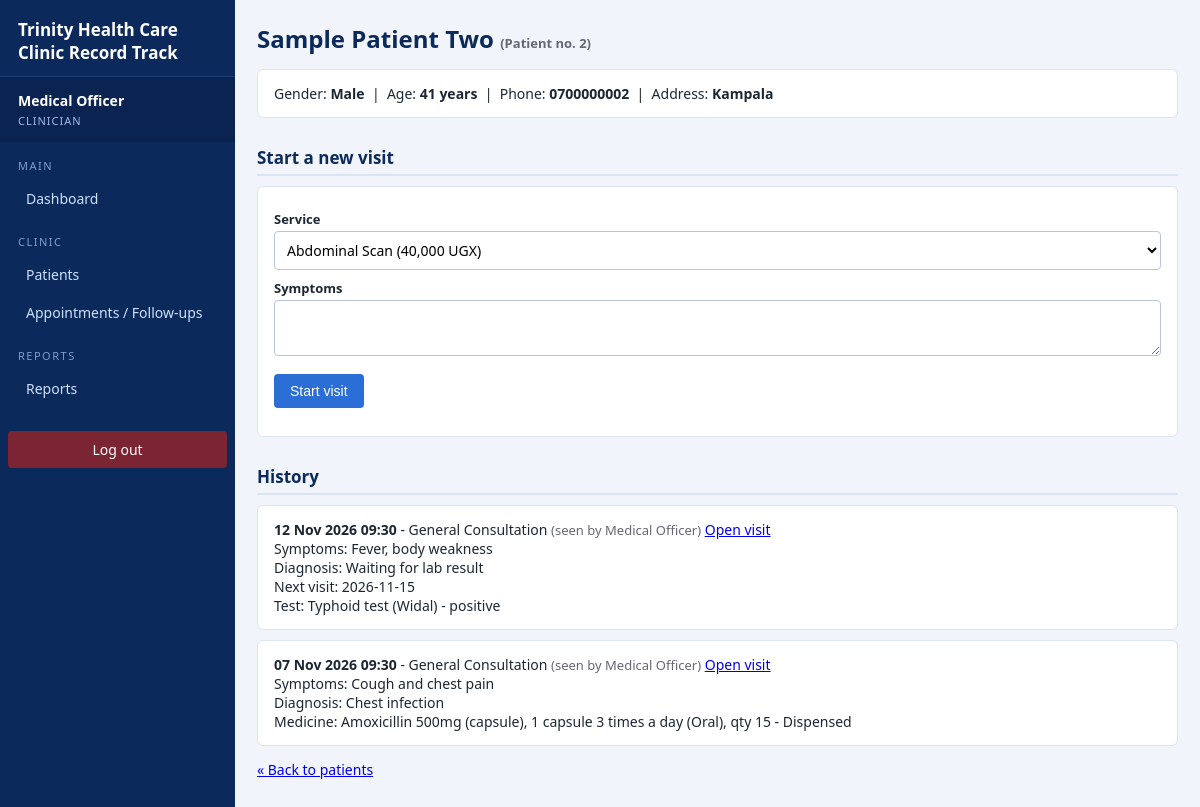
/RecordTrack/patient_view.php?id=2 (signed in), run on the app's committed database.
### tables this page shows
CREATE TABLE `patient` (
  `patient_id` int(11) NOT NULL,
  `full_name` varchar(100) NOT NULL,
  `gender` enum('Female','Male') NOT NULL,
  `date_of_birth` date DEFAULT NULL,
  `phone` varchar(20) DEFAULT NULL,
  `address` varchar(150) DEFAULT NULL,
  `created_at` datetime DEFAULT current_timestamp()
);

CREATE TABLE `visit` (
  `visit_id` int(11) NOT NULL,
  `patient_id` int(11) NOT NULL,
  `staff_id` int(11) NOT NULL,
  `service_id` int(11) NOT NULL,
  `visit_date` datetime DEFAULT current_timestamp(),
  `symptoms` text DEFAULT NULL,
  `diagnosis` text DEFAULT NULL,
  `next_visit_date` date DEFAULT NULL
);

CREATE TABLE `service` (
  `service_id` int(11) NOT NULL,
  `department_id` int(11) NOT NULL,
  `service_name` varchar(80) NOT NULL,
  `fee` decimal(10,0) NOT NULL
);

CREATE TABLE `staff` (
  `staff_id` int(11) NOT NULL,
  `department_id` int(11) DEFAULT NULL,
  `full_name` varchar(100) NOT NULL,
  `role` enum('management','clinician','lab','dispensary','finance') NOT NULL,
  `username` varchar(40) NOT NULL,
  `password_hash` varchar(255) NOT NULL
);

CREATE TABLE `lab_request` (
  `request_id` int(11) NOT NULL,
  `visit_id` int(11) NOT NULL,
  `requested_by` int(11) NOT NULL,
  `test_name` varchar(100) NOT NULL,
  `result` text DEFAULT NULL,
  `status` enum('Pending','Done') DEFAULT 'Pending',
  `result_date` datetime DEFAULT NULL
);

CREATE TABLE `prescription` (
  `prescription_id` int(11) NOT NULL,
  `visit_id` int(11) NOT NULL,
  `drug_id` int(11) NOT NULL,
  `dosage` varchar(100) NOT NULL,
  `route` enum('Oral','Injection','Other') NOT NULL,
  `quantity` int(11) NOT NULL,
  `status` enum('Pending','Dispensed') DEFAULT 'Pending',
  `dispensed_date` datetime DEFAULT NULL
);

CREATE TABLE `drug` (
  `drug_id` int(11) NOT NULL,
  `supplier_id` int(11) DEFAULT NULL,
  `drug_name` varchar(100) NOT NULL,
  `quantity_in_stock` int(11) NOT NULL DEFAULT 0,
  `reorder_level` int(11) NOT NULL DEFAULT 10,
  `unit_price` decimal(10,0) NOT NULL,
  `expiry_date` date DEFAULT NULL
);

### RecordTrack/includes/functions.php (called while the page is built, shortened)
<?php
function e($text) {
    return htmlspecialchars((string)$text, ENT_QUOTES, 'UTF-8');
}

### RecordTrack/patient_view.php (the view, shortened to what this page needs)
<?php
require_once __DIR__ . '/includes/auth.php';
$id = (int)($_GET['id'] ?? 0);
$stmt = $pdo->prepare("SELECT * FROM patient WHERE patient_id = ?");
$stmt->execute([$id]);
$patient = $stmt->fetch();
$services = $pdo->query("SELECT * FROM service ORDER BY service_name")->fetchAll();
$stmt = $pdo->prepare("SELECT v.*, s.service_name, st.full_name AS doctor
                       FROM visit v
                       JOIN service s ON s.service_id = v.service_id
                       JOIN staff st ON st.staff_id = v.staff_id
                       WHERE v.patient_id = ? ORDER BY v.visit_date DESC");
$stmt->execute([$id]);
$visits = $stmt->fetchAll();
$age = '';
if ($patient['date_of_birth']) {
    $age = date_diff(date_create($patient['date_of_birth']), date_create('today'))->y . ' years';
}
include __DIR__ . '/includes/header.php';
?>
<h1><?= e($patient['full_name']) ?> <span class="small">(Patient no. <?= e($patient['patient_id']) ?>)</span></h1>
<div class="box">
  Gender: <b><?= e($patient['gender']) ?></b> &nbsp;|&nbsp;
  Age: <b><?= e($age ?: 'not recorded') ?></b> &nbsp;|&nbsp;
  Phone: <b><?= e($patient['phone']) ?></b> &nbsp;|&nbsp;
  Address: <b><?= e($patient['address']) ?></b>
</div>
<h2>Start a new visit</h2>
<form method="post" class="box">
  <label>Service</label>
  <select name="service_id">
    <?php foreach ($services as $s): ?>
      <option value="<?= e($s['service_id']) ?>"><?= e($s['service_name']) ?> (<?= money($s['fee']) ?>)</option>
    <?php endforeach; ?>
  </select>
  <label>Symptoms</label>
  <textarea name="symptoms" rows="2"></textarea>
  <p><button type="submit">Start visit</button></p>
</form>
<h2>History</h2>
<?php foreach ($visits as $v): ?>
  <div class="box">
    <b><?= e(date('d M Y H:i', strtotime($v['visit_date']))) ?></b> - <?= e($v['service_name']) ?>
    <span class="small">(seen by <?= e($v['doctor']) ?>)</span>
    <a href="visit.php?id=<?= e($v['visit_id']) ?>">Open visit</a><br>
    Symptoms: <?= e($v['symptoms']) ?><br>
    Diagnosis: <?= e($v['diagnosis']) ?><br>
    <?php if ($v['next_visit_date']): ?>Next visit: <?= e($v['next_visit_date']) ?><br><?php endif; ?>
    <?php
      $stmt = $pdo->prepare("SELECT test_name, result, status FROM lab_request WHERE visit_id = ?");
      $stmt->execute([$v['visit_id']]);
      foreach ($stmt->fetchAll() as $l) {
          echo 'Test: ' . e($l['test_name']) . ' - ' . e($l['status'] === 'Done' ? $l['result'] : 'waiting for result') . '<br>';
      }
      $stmt = $pdo->prepare("SELECT d.drug_name, pr.dosage, pr.route, pr.quantity, pr.status
                             FROM prescription pr JOIN drug d ON d.drug_id = pr.drug_id WHERE pr.visit_id = ?");
      $stmt->execute([$v['visit_id']]);
      foreach ($stmt->fetchAll() as $r) {
          echo 'Medicine: ' . e($r['drug_name']) . ', ' . e($r['dosage']) . ' (' . e($r['route']) . '), qty ' . e($r['quantity']) . ' - ' . e($r['status']) . '<br>';
      }
    ?>
  </div>
<?php endforeach; ?>
<p><a href="patients.php">&laquo; Back to patients</a></p>
<?php include __DIR__ . '/includes/footer.php'; ?>

### RecordTrack/style.css (style rules this page uses)
* { box-sizing: border-box; }
body { font-family: "Segoe UI", Calibri, Arial, sans-serif; margin: 0; background: #f1f5fb; color: #1d2733; font-size: 14px; }
h1 { color: #0b2a5b; margin: 0 0 14px; font-size: 24px; }
h2 { color: #0b2a5b; margin: 28px 0 10px; font-size: 17px; border-bottom: 2px solid #dbe4f3; padding-bottom: 5px; }
.panel, form.box, .box { background: #fff; border: 1px solid #dbe4f3; border-radius: 6px; padding: 14px 16px; margin: 10px 0; }
label { display: block; margin: 9px 0 3px; font-weight: 600; font-size: 13px; }
input, select, textarea { padding: 8px; border: 1px solid #b8c5dd; border-radius: 4px; font-family: inherit; font-size: 14px; background: #fff; }
input[type=text], input[type=password], input[type=date], input[type=number], select, textarea { width: 100%; }
button, .btn { background: #2b6fd6; color: #fff; border: 0; padding: 9px 16px; border-radius: 4px; cursor: pointer; text-decoration: none; display: inline-block; font-size: 14px; }
.small { color: #667; font-size: 13px; }

### data on the page
patient: full_name "Sample Patient Two", patient_id "2", gender "Male", date_of_birth "41 years", phone "0700000002", address "Kampala"
visit: visit_date "12 Nov 2026 09:30", service.service_name "General Consultation", staff.full_name "Medical Officer", symptoms "Fever, body weakness", diagnosis "Waiting for lab result", next_visit_date "2026-11-15"
lab_request: test_name "Typhoid test (Widal)", result "positive"
visit: visit_date "07 Nov 2026 09:30", service.service_name "General Consultation", staff.full_name "Medical Officer", symptoms "Cough and chest pain", diagnosis "Chest infection"
prescription: drug.drug_name "Amoxicillin 500mg (capsule)", dosage "1 capsule 3 times a day", route "Oral", quantity "15", status "Dispensed"

### other printed values
$_SESSION['name'] "Medical Officer"
$_SESSION['role'] "CLINICIAN"
$label "Dashboard Patients Appointments / Follow-ups Reports"
form field service_id "Abdominal Scan (40,000 UGX)"
